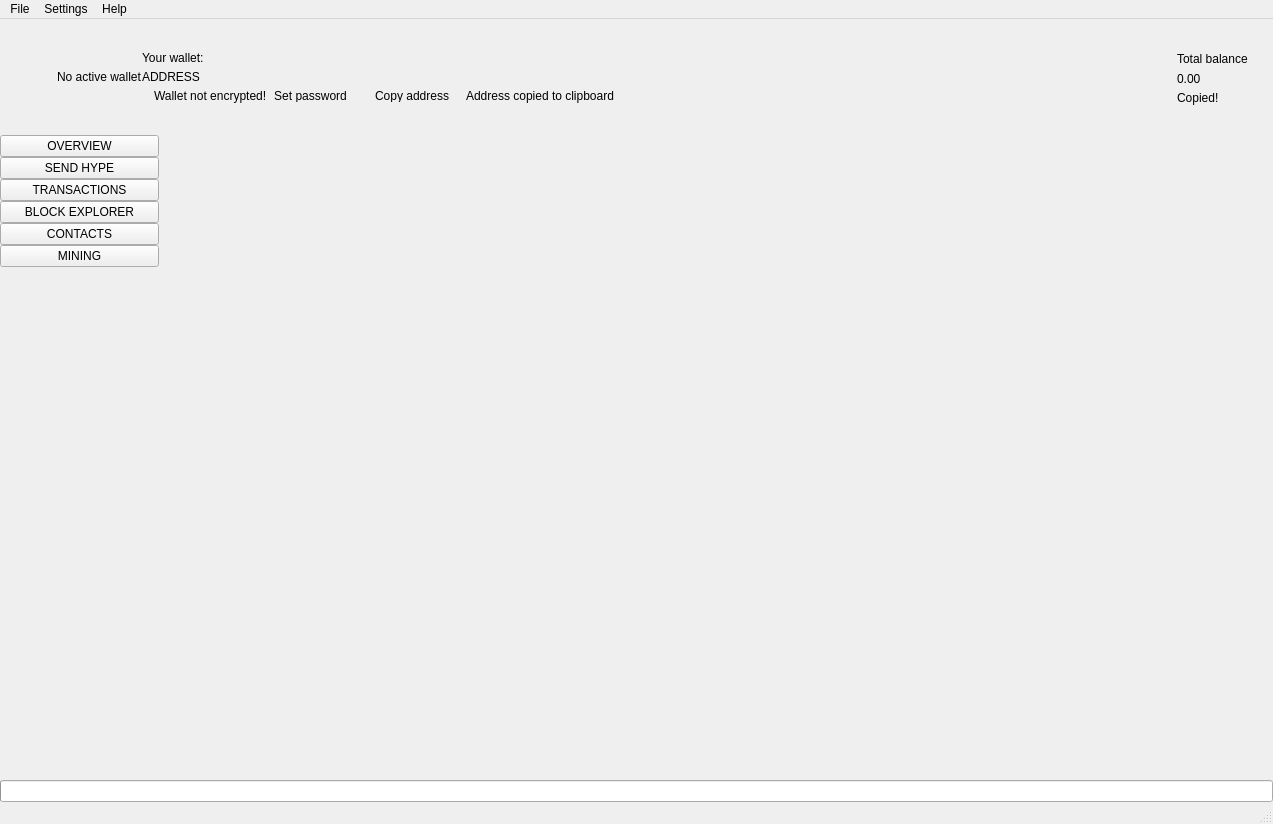
 <widget class="QMainWindow" name="MainWindow">
  <property name="geometry">
   <rect>
    <x>0</x>
    <y>0</y>
    <width>1273</width>
    <height>824</height>
   </rect>
  </property>
  <property name="sizePolicy">
   <sizepolicy hsizetype="Preferred" vsizetype="Preferred">
    <horstretch>0</horstretch>
    <verstretch>0</verstretch>
   </sizepolicy>
  </property>
  <property name="minimumSize">
   <size>
    <width>1260</width>
    <height>600</height>
   </size>
  </property>
  <property name="maximumSize">
   <size>
    <width>16777215</width>
    <height>16777215</height>
   </size>
  </property>
  <property name="windowTitle">
   <string>MainWindow</string>
  </property>
  <property name="windowIcon">
   <iconset>
    <normaloff>:/images/hypecoin</normaloff>:/images/hypecoin</iconset>
  </property>
  <widget class="QWidget" name="centralwidget">
   <layout class="QVBoxLayout" name="verticalLayout_2">
    <property name="spacing">
     <number>0</number>
    </property>
    <property name="leftMargin">
     <number>0</number>
    </property>
    <property name="topMargin">
     <number>0</number>
    </property>
    <property name="rightMargin">
     <number>0</number>
    </property>
    <property name="bottomMargin">
     <number>0</number>
    </property>
    <item>
     <widget class="QFrame" name="m_headerFrame">
      <property name="minimumSize">
       <size>
        <width>0</width>
        <height>116</height>
       </size>
      </property>
      <property name="maximumSize">
       <size>
        <width>16777215</width>
        <height>116</height>
       </size>
      </property>
      <property name="frameShape">
       <enum>QFrame::NoFrame</enum>
      </property>
      <property name="frameShadow">
       <enum>QFrame::Raised</enum>
      </property>
      <layout class="QHBoxLayout" name="horizontalLayout_3">
       <property name="spacing">
        <number>0</number>
       </property>
       <property name="leftMargin">
        <number>0</number>
       </property>
       <property name="topMargin">
        <number>0</number>
       </property>
       <property name="rightMargin">
        <number>25</number>
       </property>
       <property name="bottomMargin">
        <number>0</number>
       </property>
       <item>
        <spacer name="horizontalSpacer_2">
         <property name="orientation">
          <enum>Qt::Horizontal</enum>
         </property>
         <property name="sizeType">
          <enum>QSizePolicy::Fixed</enum>
         </property>
         <property name="sizeHint" stdset="0">
          <size>
           <width>30</width>
           <height>20</height>
          </size>
         </property>
        </spacer>
       </item>
       <item>
        <widget class="QLabel" name="m_logoLabel">
         <property name="text">
          <string/>
         </property>
        </widget>
       </item>
       <item>
        <spacer name="horizontalSpacer_5">
         <property name="orientation">
          <enum>Qt::Horizontal</enum>
         </property>
         <property name="sizeType">
          <enum>QSizePolicy::Fixed</enum>
         </property>
         <property name="sizeHint" stdset="0">
          <size>
           <width>20</width>
           <height>20</height>
          </size>
         </property>
        </spacer>
       </item>
       <item>
        <widget class="WalletGui::WalletSmallGrayTextLabel" name="m_noWalletLabel">
         <property name="text">
          <string>No active wallet</string>
         </property>
        </widget>
       </item>
       <item>
        <widget class="QFrame" name="m_walletFrame">
         <property name="frameShape">
          <enum>QFrame::NoFrame</enum>
         </property>
         <property name="frameShadow">
          <enum>QFrame::Raised</enum>
         </property>
         <layout class="QVBoxLayout" name="verticalLayout_3">
          <property name="spacing">
           <number>5</number>
          </property>
          <property name="leftMargin">
           <number>0</number>
          </property>
          <property name="topMargin">
           <number>0</number>
          </property>
          <property name="rightMargin">
           <number>0</number>
          </property>
          <property name="bottomMargin">
           <number>0</number>
          </property>
          <item>
           <spacer name="verticalSpacer_3">
            <property name="orientation">
             <enum>Qt::Vertical</enum>
            </property>
            <property name="sizeType">
             <enum>QSizePolicy::Minimum</enum>
            </property>
            <property name="sizeHint" stdset="0">
             <size>
              <width>20</width>
              <height>40</height>
             </size>
            </property>
           </spacer>
          </item>
          <item>
           <widget class="WalletGui::WalletSmallGrayTextLabel" name="m_walletLabel">
            <property name="text">
             <string>Your wallet:</string>
            </property>
            <property name="indent">
             <number>0</number>
            </property>
           </widget>
          </item>
          <item>
           <widget class="QLabel" name="m_addressLabel">
            <property name="sizePolicy">
             <sizepolicy hsizetype="Preferred" vsizetype="Preferred">
              <horstretch>0</horstretch>
              <verstretch>0</verstretch>
             </sizepolicy>
            </property>
            <property name="cursor">
             <cursorShape>PointingHandCursor</cursorShape>
            </property>
            <property name="toolTip">
             <string>Click to copy</string>
            </property>
            <property name="text">
             <string>ADDRESS</string>
            </property>
            <property name="indent">
             <number>0</number>
            </property>
           </widget>
          </item>
          <item>
           <layout class="QHBoxLayout" name="horizontalLayout_2">
            <property name="spacing">
             <number>0</number>
            </property>
            <item alignment="Qt::AlignTop">
             <widget class="QFrame" name="m_notEncryptedFrame">
              <property name="frameShape">
               <enum>QFrame::NoFrame</enum>
              </property>
              <property name="frameShadow">
               <enum>QFrame::Raised</enum>
              </property>
              <layout class="QHBoxLayout" name="horizontalLayout_4">
               <property name="spacing">
                <number>0</number>
               </property>
               <property name="leftMargin">
                <number>0</number>
               </property>
               <property name="topMargin">
                <number>0</number>
               </property>
               <property name="rightMargin">
                <number>0</number>
               </property>
               <property name="bottomMargin">
                <number>0</number>
               </property>
               <item alignment="Qt::AlignVCenter">
                <widget class="QLabel" name="m_notEncryptedIconLabel">
                 <property name="text">
                  <string/>
                 </property>
                 <property name="pixmap">
                  <pixmap resource="../../resources.qrc">:/icons/lock_open_gray</pixmap>
                 </property>
                 <property name="alignment">
                  <set>Qt::AlignLeading|Qt::AlignLeft|Qt::AlignVCenter</set>
                 </property>
                </widget>
               </item>
               <item>
                <spacer name="horizontalSpacer_11">
                 <property name="orientation">
                  <enum>Qt::Horizontal</enum>
                 </property>
                 <property name="sizeType">
                  <enum>QSizePolicy::Fixed</enum>
                 </property>
                 <property name="sizeHint" stdset="0">
                  <size>
                   <width>5</width>
                   <height>3</height>
                  </size>
                 </property>
                </spacer>
               </item>
               <item alignment="Qt::AlignVCenter">
                <widget class="WalletGui::WalletTinyGrayTextLabel" name="m_notEncryptedTextLabel">
                 <property name="text">
                  <string>Wallet not encrypted!</string>
                 </property>
                 <property name="alignment">
                  <set>Qt::AlignLeading|Qt::AlignLeft|Qt::AlignVCenter</set>
                 </property>
                </widget>
               </item>
               <item>
                <spacer name="horizontalSpacer_9">
                 <property name="orientation">
                  <enum>Qt::Horizontal</enum>
                 </property>
                 <property name="sizeType">
                  <enum>QSizePolicy::Fixed</enum>
                 </property>
                 <property name="sizeHint" stdset="0">
                  <size>
                   <width>3</width>
                   <height>3</height>
                  </size>
                 </property>
                </spacer>
               </item>
               <item alignment="Qt::AlignVCenter">
                <widget class="WalletGui::WalletTinyLinkLikeButton" name="m_encryptButton">
                 <property name="sizePolicy">
                  <sizepolicy hsizetype="Minimum" vsizetype="Minimum">
                   <horstretch>0</horstretch>
                   <verstretch>0</verstretch>
                  </sizepolicy>
                 </property>
                 <property name="minimumSize">
                  <size>
                   <width>0</width>
                   <height>3</height>
                  </size>
                 </property>
                 <property name="cursor">
                  <cursorShape>PointingHandCursor</cursorShape>
                 </property>
                 <property name="text">
                  <string>Set password</string>
                 </property>
                 <property name="flat">
                  <bool>true</bool>
                 </property>
                </widget>
               </item>
               <item>
                <spacer name="horizontalSpacer_10">
                 <property name="orientation">
                  <enum>Qt::Horizontal</enum>
                 </property>
                 <property name="sizeType">
                  <enum>QSizePolicy::Fixed</enum>
                 </property>
                 <property name="sizeHint" stdset="0">
                  <size>
                   <width>20</width>
                   <height>3</height>
                  </size>
                 </property>
                </spacer>
               </item>
              </layout>
             </widget>
            </item>
            <item alignment="Qt::AlignVCenter">
             <widget class="WalletGui::WalletTinyLinkLikeButton" name="m_copyAddressButton">
              <property name="sizePolicy">
               <sizepolicy hsizetype="Minimum" vsizetype="Minimum">
                <horstretch>0</horstretch>
                <verstretch>0</verstretch>
               </sizepolicy>
              </property>
              <property name="minimumSize">
               <size>
                <width>0</width>
                <height>3</height>
               </size>
              </property>
              <property name="cursor">
               <cursorShape>PointingHandCursor</cursorShape>
              </property>
              <property name="focusPolicy">
               <enum>Qt::NoFocus</enum>
              </property>
              <property name="autoFillBackground">
               <bool>true</bool>
              </property>
              <property name="text">
               <string>Copy address</string>
              </property>
              <property name="flat">
               <bool>true</bool>
              </property>
             </widget>
            </item>
            <item>
             <spacer name="horizontalSpacer_7">
              <property name="orientation">
               <enum>Qt::Horizontal</enum>
              </property>
              <property name="sizeType">
               <enum>QSizePolicy::Fixed</enum>
              </property>
              <property name="sizeHint" stdset="0">
               <size>
                <width>13</width>
                <height>3</height>
               </size>
              </property>
             </spacer>
            </item>
            <item alignment="Qt::AlignVCenter">
             <widget class="WalletGui::CopyMagicLabel" name="m_copyAddressLabel">
              <property name="text">
               <string>Address copied to clipboard</string>
              </property>
              <property name="alignment">
               <set>Qt::AlignLeading|Qt::AlignLeft|Qt::AlignVCenter</set>
              </property>
             </widget>
            </item>
            <item>
             <spacer name="horizontalSpacer">
              <property name="orientation">
               <enum>Qt::Horizontal</enum>
              </property>
              <property name="sizeHint" stdset="0">
               <size>
                <width>40</width>
                <height>3</height>
               </size>
              </property>
             </spacer>
            </item>
           </layout>
          </item>
          <item>
           <spacer name="verticalSpacer_2">
            <property name="orientation">
             <enum>Qt::Vertical</enum>
            </property>
            <property name="sizeType">
             <enum>QSizePolicy::Minimum</enum>
            </property>
            <property name="sizeHint" stdset="0">
             <size>
              <width>20</width>
              <height>40</height>
             </size>
            </property>
           </spacer>
          </item>
         </layout>
        </widget>
       </item>
       <item>
        <spacer name="horizontalSpacer_3">
         <property name="orientation">
          <enum>Qt::Horizontal</enum>
         </property>
         <property name="sizeType">
          <enum>QSizePolicy::Expanding</enum>
         </property>
         <property name="sizeHint" stdset="0">
          <size>
           <width>34</width>
           <height>20</height>
          </size>
         </property>
        </spacer>
       </item>
       <item>
        <spacer name="horizontalSpacer_8">
         <property name="orientation">
          <enum>Qt::Horizontal</enum>
         </property>
         <property name="sizeType">
          <enum>QSizePolicy::Fixed</enum>
         </property>
         <property name="sizeHint" stdset="0">
          <size>
           <width>34</width>
           <height>20</height>
          </size>
         </property>
        </spacer>
       </item>
       <item alignment="Qt::AlignRight|Qt::AlignVCenter">
        <widget class="QFrame" name="m_balanceFrame">
         <layout class="QGridLayout" name="gridLayout">
          <property name="leftMargin">
           <number>0</number>
          </property>
          <property name="topMargin">
           <number>30</number>
          </property>
          <property name="rightMargin">
           <number>0</number>
          </property>
          <property name="bottomMargin">
           <number>0</number>
          </property>
          <property name="verticalSpacing">
           <number>3</number>
          </property>
          <item row="0" column="2">
           <layout class="QVBoxLayout" name="verticalLayout_4">
            <item>
             <widget class="QLabel" name="m_balanceTextLabel">
              <property name="text">
               <string>Total balance</string>
              </property>
             </widget>
            </item>
            <item>
             <widget class="QLabel" name="m_balanceLabel">
              <property name="cursor">
               <cursorShape>PointingHandCursor</cursorShape>
              </property>
              <property name="toolTip">
               <string>Click to copy</string>
              </property>
              <property name="text">
               <string>0.00</string>
              </property>
             </widget>
            </item>
           </layout>
          </item>
          <item row="1" column="2">
           <widget class="WalletGui::CopyMagicLabel" name="m_balanceCopyLabel">
            <property name="text">
             <string>Copied!</string>
            </property>
           </widget>
          </item>
          <item row="0" column="1">
           <spacer name="horizontalSpacer_6">
            <property name="orientation">
             <enum>Qt::Horizontal</enum>
            </property>
            <property name="sizeType">
             <enum>QSizePolicy::Fixed</enum>
            </property>
            <property name="sizeHint" stdset="0">
             <size>
              <width>2</width>
              <height>39</height>
             </size>
            </property>
           </spacer>
          </item>
          <item row="2" column="2">
           <spacer name="verticalSpacer_5">
            <property name="orientation">
             <enum>Qt::Vertical</enum>
            </property>
            <property name="sizeType">
             <enum>QSizePolicy::Expanding</enum>
            </property>
            <property name="sizeHint" stdset="0">
             <size>
              <width>20</width>
              <height>50</height>
             </size>
            </property>
           </spacer>
          </item>
          <item row="0" column="0">
           <widget class="QLabel" name="m_balanceIconLabel">
            <property name="text">
             <string/>
            </property>
            <property name="pixmap">
             <pixmap resource="../../resources.qrc">:/icons/total_balance</pixmap>
            </property>
           </widget>
          </item>
         </layout>
        </widget>
       </item>
      </layout>
     </widget>
    </item>
    <item>
     <layout class="QHBoxLayout" name="horizontalLayout" stretch="0,0,0,0,0,0,0,0">
      <property name="spacing">
       <number>0</number>
      </property>
      <item>
       <widget class="QFrame" name="m_toolFrame">
        <property name="frameShape">
         <enum>QFrame::NoFrame</enum>
        </property>
        <property name="frameShadow">
         <enum>QFrame::Plain</enum>
        </property>
        <property name="lineWidth">
         <number>0</number>
        </property>
        <layout class="QVBoxLayout" name="verticalLayout">
         <property name="spacing">
          <number>0</number>
         </property>
         <property name="leftMargin">
          <number>0</number>
         </property>
         <property name="topMargin">
          <number>0</number>
         </property>
         <property name="rightMargin">
          <number>0</number>
         </property>
         <property name="bottomMargin">
          <number>0</number>
         </property>
         <item>
          <widget class="QPushButton" name="m_overviewButton">
           <property name="sizePolicy">
            <sizepolicy hsizetype="Minimum" vsizetype="Fixed">
             <horstretch>0</horstretch>
             <verstretch>0</verstretch>
            </sizepolicy>
           </property>
           <property name="focusPolicy">
            <enum>Qt::NoFocus</enum>
           </property>
           <property name="text">
            <string>OVERVIEW</string>
           </property>
           <property name="checkable">
            <bool>true</bool>
           </property>
           <attribute name="buttonGroup">
            <string notr="true">m_toolButtonGroup</string>
           </attribute>
          </widget>
         </item>
         <item>
          <widget class="QPushButton" name="m_sendButton">
           <property name="sizePolicy">
            <sizepolicy hsizetype="Minimum" vsizetype="Fixed">
             <horstretch>0</horstretch>
             <verstretch>0</verstretch>
            </sizepolicy>
           </property>
           <property name="focusPolicy">
            <enum>Qt::NoFocus</enum>
           </property>
           <property name="text">
            <string>SEND HYPE</string>
           </property>
           <property name="checkable">
            <bool>true</bool>
           </property>
           <attribute name="buttonGroup">
            <string notr="true">m_toolButtonGroup</string>
           </attribute>
          </widget>
         </item>
         <item>
          <widget class="QPushButton" name="m_transactionsButton">
           <property name="sizePolicy">
            <sizepolicy hsizetype="Minimum" vsizetype="Fixed">
             <horstretch>0</horstretch>
             <verstretch>0</verstretch>
            </sizepolicy>
           </property>
           <property name="focusPolicy">
            <enum>Qt::NoFocus</enum>
           </property>
           <property name="text">
            <string>TRANSACTIONS</string>
           </property>
           <property name="checkable">
            <bool>true</bool>
           </property>
           <attribute name="buttonGroup">
            <string notr="true">m_toolButtonGroup</string>
           </attribute>
          </widget>
         </item>
         <item>
          <widget class="QPushButton" name="m_blockExplorerButton">
           <property name="focusPolicy">
            <enum>Qt::NoFocus</enum>
           </property>
           <property name="text">
            <string>BLOCK EXPLORER</string>
           </property>
           <property name="checkable">
            <bool>true</bool>
           </property>
           <attribute name="buttonGroup">
            <string notr="true">m_toolButtonGroup</string>
           </attribute>
          </widget>
         </item>
         <item>
          <widget class="QPushButton" name="m_addressBookButton">
           <property name="sizePolicy">
            <sizepolicy hsizetype="Minimum" vsizetype="Fixed">
             <horstretch>0</horstretch>
             <verstretch>0</verstretch>
            </sizepolicy>
           </property>
           <property name="focusPolicy">
            <enum>Qt::NoFocus</enum>
           </property>
           <property name="text">
            <string>CONTACTS</string>
           </property>
           <property name="checkable">
            <bool>true</bool>
           </property>
           <attribute name="buttonGroup">
            <string notr="true">m_toolButtonGroup</string>
           </attribute>
          </widget>
         </item>
         <item>
          <widget class="QPushButton" name="m_miningButton">
           <property name="focusPolicy">
            <enum>Qt::NoFocus</enum>
           </property>
           <property name="text">
            <string>MINING</string>
           </property>
           <property name="checkable">
            <bool>true</bool>
           </property>
           <attribute name="buttonGroup">
            <string notr="true">m_toolButtonGroup</string>
           </attribute>
          </widget>
         </item>
         <item>
          <spacer name="verticalSpacer">
           <property name="orientation">
            <enum>Qt::Vertical</enum>
           </property>
           <property name="sizeHint" stdset="0">
            <size>
             <width>20</width>
             <height>40</height>
            </size>
           </property>
          </spacer>
         </item>
        </layout>
       </widget>
      </item>
      <item>
       <widget class="WalletGui::OverviewFrame" name="m_overviewFrame">
        <property name="frameShape">
         <enum>QFrame::NoFrame</enum>
        </property>
        <property name="frameShadow">
         <enum>QFrame::Raised</enum>
        </property>
       </widget>
      </item>
      <item>
       <widget class="WalletGui::SendFrame" name="m_sendFrame">
        <property name="frameShape">
         <enum>QFrame::NoFrame</enum>
        </property>
        <property name="frameShadow">
         <enum>QFrame::Raised</enum>
        </property>
       </widget>
      </item>
      <item>
       <widget class="WalletGui::TransactionsFrame" name="m_transactionsFrame">
        <property name="frameShape">
         <enum>QFrame::NoFrame</enum>
        </property>
        <property name="frameShadow">
         <enum>QFrame::Raised</enum>
        </property>
       </widget>
      </item>
      <item>
       <widget class="WalletGui::AddressBookFrame" name="m_addressBookFrame">
        <property name="frameShape">
         <enum>QFrame::NoFrame</enum>
        </property>
        <property name="frameShadow">
         <enum>QFrame::Raised</enum>
        </property>
       </widget>
      </item>
      <item>
       <widget class="WalletGui::NoWalletFrame" name="m_noWalletFrame">
        <property name="frameShape">
         <enum>QFrame::NoFrame</enum>
        </property>
        <property name="frameShadow">
         <enum>QFrame::Raised</enum>
        </property>
       </widget>
      </item>
      <item>
       <widget class="WalletGui::BlockExplorerFrame" name="m_blockExplorerFrame">
        <property name="frameShape">
         <enum>QFrame::NoFrame</enum>
        </property>
        <property name="frameShadow">
         <enum>QFrame::Raised</enum>
        </property>
       </widget>
      </item>
      <item>
       <widget class="WalletGui::MiningFrame" name="m_miningFrame">
        <property name="frameShape">
         <enum>QFrame::NoFrame</enum>
        </property>
        <property name="frameShadow">
         <enum>QFrame::Raised</enum>
        </property>
       </widget>
      </item>
     </layout>
    </item>
    <item>
     <widget class="QProgressBar" name="m_syncProgress">
      <property name="maximum">
       <number>100</number>
      </property>
      <property name="value">
       <number>0</number>
      </property>
      <property name="textVisible">
       <bool>false</bool>
      </property>
     </widget>
    </item>
   </layout>
  </widget>
  <widget class="QMenuBar" name="menubar">
   <property name="geometry">
    <rect>
     <x>0</x>
     <y>0</y>
     <width>1273</width>
     <height>21</height>
    </rect>
   </property>
   <widget class="QMenu" name="menuFile">
    <property name="title">
     <string>File</string>
    </property>
    <addaction name="m_createWalletAction"/>
    <addaction name="m_openWalletAction"/>
    <addaction name="m_recentWalletsAction"/>
    <addaction name="m_backupWalletAction"/>
    <addaction name="m_saveKeysAction"/>
    <addaction name="m_resetAction"/>
    <addaction name="m_importKeyAction"/>
    <addaction name="m_exportKeyAction"/>
    <addaction name="m_exportTrackingKeyAction"/>
    <addaction name="m_exitAction"/>
   </widget>
   <widget class="QMenu" name="menuSettings">
    <property name="title">
     <string>Settings</string>
    </property>
    <widget class="QMenu" name="menuThemes">
     <property name="title">
      <string>Themes</string>
     </property>
    </widget>
    <addaction name="m_encryptWalletAction"/>
    <addaction name="m_changePasswordAction"/>
    <addaction name="separator"/>
    <addaction name="m_autostartAction"/>
    <addaction name="m_minimizeToTrayAction"/>
    <addaction name="m_closeToTrayAction"/>
    <addaction name="separator"/>
    <addaction name="m_preferencesAction"/>
    <addaction name="menuThemes"/>
   </widget>
   <widget class="QMenu" name="menuHelp">
    <property name="title">
     <string>Help</string>
    </property>
    <addaction name="m_communityForumAction"/>
    <addaction name="m_reportIssueAction"/>
    <addaction name="m_aboutHypeCoinAction"/>
    <addaction name="m_aboutQtAction"/>
   </widget>
   <addaction name="menuFile"/>
   <addaction name="menuSettings"/>
   <addaction name="menuHelp"/>
  </widget>
  <widget class="WalletGui::WalletStatusBar" name="statusBar"/>
  <action name="m_exitAction">
   <property name="checkable">
    <bool>false</bool>
   </property>
   <property name="enabled">
    <bool>true</bool>
   </property>
   <property name="text">
    <string>Exit</string>
   </property>
   <property name="shortcut">
    <string>Ctrl+Q</string>
   </property>
  </action>
  <action name="m_createWalletAction">
   <property name="enabled">
    <bool>true</bool>
   </property>
   <property name="text">
    <string>Create wallet</string>
   </property>
  </action>
  <action name="m_openWalletAction">
   <property name="enabled">
    <bool>true</bool>
   </property>
   <property name="text">
    <string>Open wallet</string>
   </property>
  </action>
  <action name="m_encryptWalletAction">
   <property name="enabled">
    <bool>true</bool>
   </property>
   <property name="text">
    <string>Encrypt wallet</string>
   </property>
  </action>
  <action name="m_changePasswordAction">
   <property name="enabled">
    <bool>true</bool>
   </property>
   <property name="text">
    <string>Change password</string>
   </property>
   <property name="toolTip">
    <string>Change password</string>
   </property>
  </action>
  <action name="m_aboutHypeCoinAction">
   <property name="enabled">
    <bool>true</bool>
   </property>
   <property name="text">
    <string>About HypeCoin</string>
   </property>
  </action>
  <action name="m_aboutQtAction">
   <property name="enabled">
    <bool>true</bool>
   </property>
   <property name="text">
    <string>About Qt</string>
   </property>
  </action>
  <action name="m_backupWalletAction">
   <property name="enabled">
    <bool>true</bool>
   </property>
   <property name="text">
    <string>Backup wallet</string>
   </property>
  </action>
  <action name="m_autostartAction">
   <property name="checkable">
    <bool>true</bool>
   </property>
   <property name="text">
    <string>Start on system login</string>
   </property>
  </action>
  <action name="m_minimizeToTrayAction">
   <property name="checkable">
    <bool>true</bool>
   </property>
   <property name="text">
    <string>Minimize to tray</string>
   </property>
  </action>
  <action name="m_closeToTrayAction">
   <property name="checkable">
    <bool>true</bool>
   </property>
   <property name="text">
    <string>Close to tray</string>
   </property>
  </action>
  <action name="m_preferencesAction">
   <property name="text">
    <string>Preferences</string>
   </property>
  </action>
  <action name="m_recentWalletsAction">
   <property name="text">
    <string>Recent wallets</string>
   </property>
  </action>
  <action name="m_exportTrackingKeyAction">
   <property name="text">
    <string>Export tracking key</string>
   </property>
   <property name="toolTip">
    <string>Export tracking key</string>
   </property>
  </action>
  <action name="m_importKeyAction">
   <property name="text">
    <string>Import key</string>
   </property>
   <property name="toolTip">
    <string>Import key</string>
   </property>
  </action>
  <action name="m_communityForumAction">
   <property name="text">
    <string>Community forum</string>
   </property>
  </action>
  <action name="m_reportIssueAction">
   <property name="text">
    <string>Report an issue</string>
   </property>
  </action>
  <action name="m_resetAction">
   <property name="text">
    <string>Reset wallet</string>
   </property>
  </action>
  <action name="m_saveKeysAction">
   <property name="text">
    <string>Save wallet keys</string>
   </property>
  </action>
  <action name="m_exportKeyAction">
   <property name="text">
    <string>Export key</string>
   </property>
   <property name="toolTip">
    <string>Export key</string>
   </property>
  </action>
 </widget>
